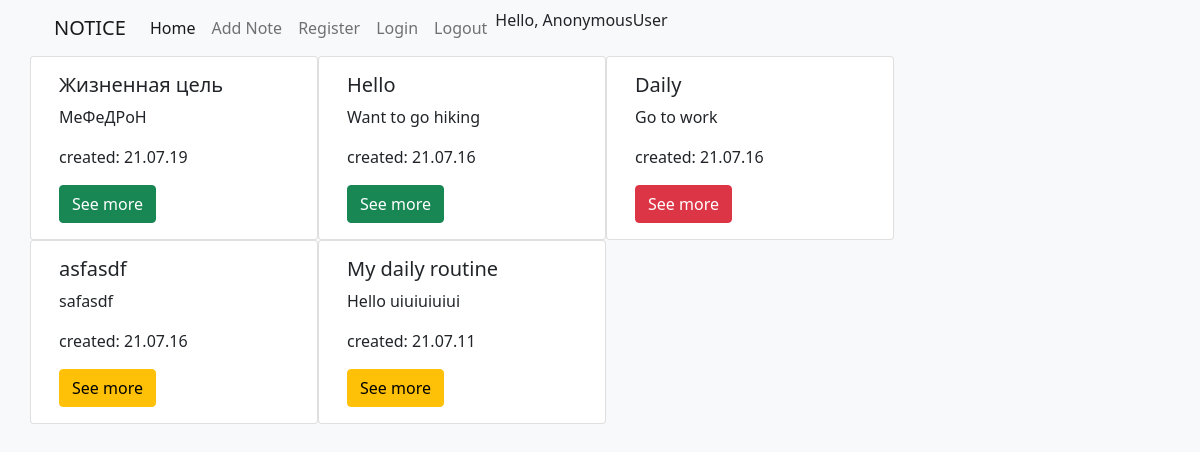
The page / on the database its author committed.
### note/models.py (models this page shows, shortened)
class Note(models.Model):
    title = models.CharField(max_length=50, verbose_name="Title")
    text = models.TextField(verbose_name="Text")
    created_at = models.DateTimeField(auto_now_add=True, verbose_name="Дата создания заметки")
    IMP_STATUS = (
        ('v', 'Very important'),
        ('i', 'Important'),
        ('n', 'Not important')
    )
    importance = models.CharField(max_length=1, choices=IMP_STATUS, blank=True,default='n', help_text='Importance')
    class Meta:
        ordering = ['-created_at']
    def get_absolute_url(self):
        return reverse('detail_page', kwargs={'pk': self.pk})

### note/views.py (the view, shortened to what this page needs)
# urls.py: path('', NoteHome.as_view(), name='home'),
class NoteHome(ListView):
    model = Note
    template_name = "note/index.html"

### note/templates/note/index.html
{% extends 'base.html' %}
{% block board %}
{% for note in object_list %}
<div class="card" style="width: 18rem;">
    <div class="card-body" class="this-card">
        <h5 class="card-title">{{ note.title }}</h5>
        <p class="card-text">{{ note.text }}</p>
        <p class="card-text">created: {{ note.created_at| date:'y.m.d' }}</p>
        {% if note.importance == "v" %}
        <a href="{{ note.get_absolute_url }}" class="btn btn-danger">See more</a>
        {% endif %}
        {% if note.importance == "i" %}
        <a href="{{ note.get_absolute_url }}" class="btn btn-warning">See more</a>
        {% endif %}
        {% if note.importance == "n" %}
        <a href="{{ note.get_absolute_url }}" class="btn btn-success">See more</a>
        {% endif %}
    </div>
</div>
{% endfor %}
{% endblock %}

### templates/base.html (shortened to what this page needs)
<!doctype html>
{% load static%}
<html lang="en">
<head>
  <link rel="stylesheet" type="text/css" href="{% static 'css/bootstrap.css' %}">
</head>
<body>
<div class="container">
  {% include 'inc/_nav.html' %}
  <div class="row">
      {% block board %}
      {% endblock %}
  </div>
</div>
</body>
</html>

### templates/inc/_nav.html (shortened to what this page needs)
<nav class="navbar navbar-expand-lg navbar-light bg-light">
  <div class="container-fluid">
    <a class="navbar-brand" href="{% url 'home' %}">NOTICE</a>
    <div class="collapse navbar-collapse" id="navbarNav">
      <ul class="navbar-nav">
        <li class="nav-item">
          <a class="nav-link active" aria-current="page" href="{% url 'home' %}">Home</a>
        </li>
        <li class="nav-item">
          <a class="nav-link" href="{% url 'adding_page' %}">Add Note</a>
        </li>
        <li class="nav-item">
          <a class="nav-link" href="{% url 'register_page' %}">Register</a>
        </li>
        <li class="nav-item">
          <a class="nav-link" href="{% url 'login_page' %}">Login</a>
        </li>
        <li class="nav-item">
          <a class="nav-link" href="{% url 'logout_page' %}">Logout</a>
        </li>
        <li class="nav-item"><a> Hello, {{ request.user}}</a></li>
      </ul>
    </div>
  </div>
</nav>

### templates/base.html (style rules this page uses)
body { background-color: #F8F9FA; }

### rows shown on the page
Note: title "Жизненная цель", text "МеФеДРоН", created_at "21.07.19"
Note: title "Hello", text "Want to go hiking", created_at "21.07.16"
Note: title "Daily", text "Go to work", created_at "21.07.16"
Note: title "asfasdf", text "safasdf", created_at "21.07.16"
Note: title "My daily routine", text "Hello uiuiuiuiui", created_at "21.07.11"

### other values the page prints
{{ request.user }} "AnonymousUser"
